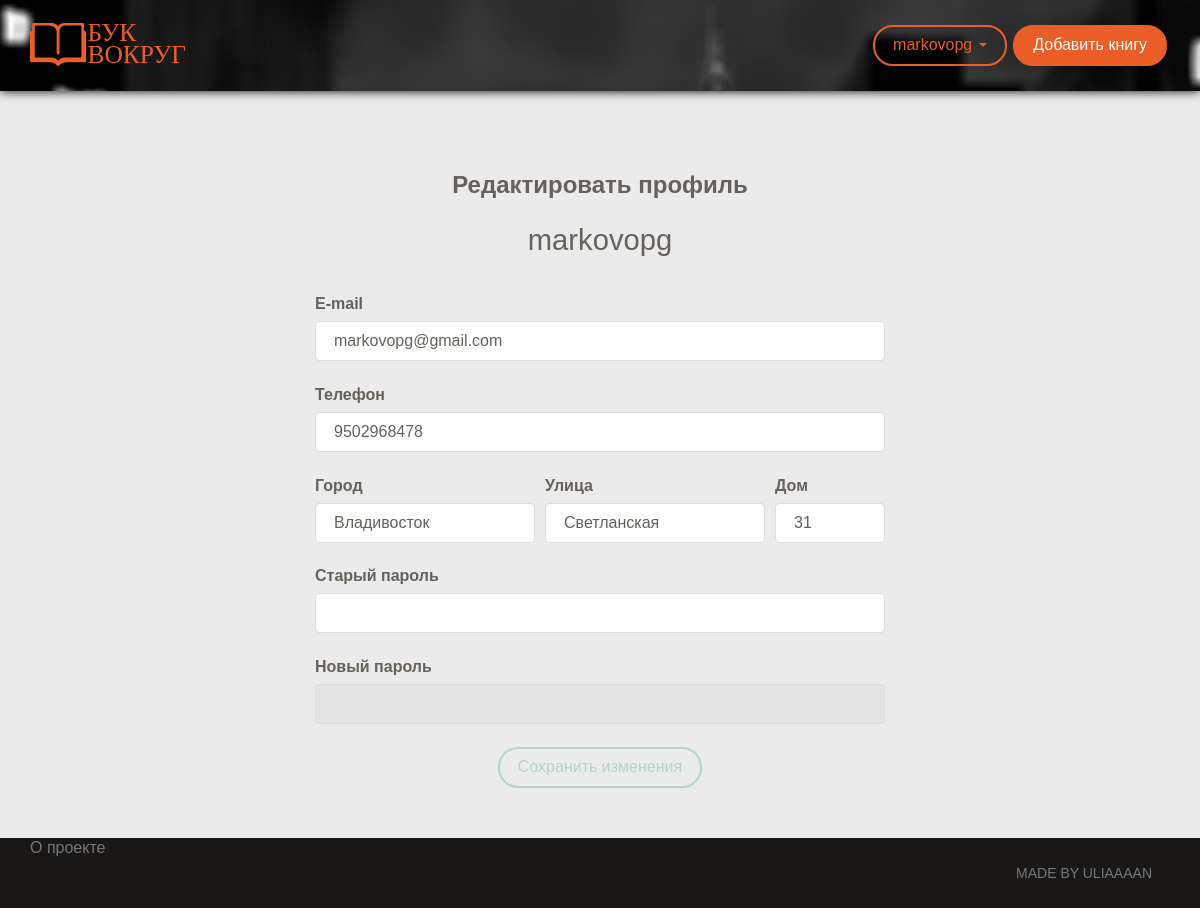
Screenshot of /settingsprofile.php (signed in) with the database file from the repository.
### tables this page shows
CREATE TABLE `users` (
  `id` int(11) NOT NULL,
  `login` varchar(50) NOT NULL,
  `password` varchar(50) NOT NULL,
  `email` varchar(50) NOT NULL,
  `telephone` varchar(10) NOT NULL,
  `city_id` int(10) NOT NULL,
  `street` varchar(50) NOT NULL,
  `building` varchar(10) NOT NULL
);

CREATE TABLE `citys` (
  `id` int(10) NOT NULL,
  `city` varchar(50) NOT NULL
);

### functions.php (called while the page is built, shortened)
<?
	$connect = mysqli_connect('localhost', 'root', '12345678','bookvokrug');
if ($_SESSION['userlogin']) {
	$userlogin = $_SESSION['userlogin'];
	$userdatequery = $connect->query("SELECT * FROM `users` WHERE `login` = '$userlogin'");
	$userdatequery_mass = mysqli_fetch_assoc($userdatequery);
    $useremail = $userdatequery_mass['email'];
    $usertelephone = $userdatequery_mass['telephone'];
    $userstreet = $userdatequery_mass['street'];
    $userbuilding = $userdatequery_mass['building'];
}
	if ($_SESSION['userlogin']) {
		$userlogin = $_SESSION['userlogin'];
		$userdatequery = $connect->query("SELECT * FROM `users` WHERE `login` = '$userlogin'");
		$userdatequery_mass = mysqli_fetch_assoc($userdatequery);
	    $usercity_id = $userdatequery_mass['city_id'];
	    $usercity_query = $connect->query("SELECT `city` FROM `citys` WHERE `id` = '$usercity_id'");
		$usercity_id_true = mysqli_fetch_assoc($usercity_query);
	    $usercity = $usercity_id_true['city'];
	}
?>

### settingsprofile.php (the view, shortened to what this page needs)
<? include ('header.php') ?>
<? if ($_SESSION['userlogin']) { ?>
<section id="edit-profile" class="section-with-space">
	<div class="container edit-profile-block">
		<h4 class="text-center">Редактировать профиль</h4>
		<form method="post" class="form">
			<div class="text-center"><h3><? echo $userlogin ?></h3></div><br>
			<label>E-mail</label>
			<input name="email" type="email" id="email" maxlength="50" class="form-control" placeholder="E-mail" value="<? echo $useremail ?>"><div class="reg-red-text" ></div><br>
			<label>Телефон</label>
			<input name="telephone" type="text" id="telephone" maxlength="10" class="form-control" placeholder="Номер телефона без 8" value="<? echo $usertelephone ?>"><div class="reg-red-text"></div><br>
			<div class="display-flex">
			    <div class="ui-widget input-city-with-error">
					<label>Город</label>
			    	<input name="city" type="text" id="city" maxlength="40" class="form-control input-city" placeholder="Город" value="<? echo $usercity ?>"><div class="reg-red-text"></div>
			    </div>
			    <div class="input-street-with-error">
			    	<label>Улица</label>
			    	<input name="street" type="text" id="street" maxlength="50" class="form-control input-street" placeholder="Улица" value="<? echo $userstreet ?>"><div class="reg-red-text"></div>
			    </div>
			    <div class="input-building-with-error">
					<label>Дом</label>
			    	<input name="building" type="text" id="building" maxlength="10" class="form-control input-building" placeholder="Дом" value="<? echo $userbuilding ?>">
			    </div>
			</div><br>
			<label>Старый пароль</label>
			<input name="passwordlate" type="password" id="passwordlate" maxlength="50" class="form-control"><div class="reg-red-text"></div><br>
			<label>Новый пароль</label>
			<input name="passwordnew" type="password" id="passwordnew" maxlength="50" class="form-control" disabled><div class="reg-red-text"></div><br>
			<button name="submit" type="submit" id="submitredact" class="btn btn-success center-block" disabled>Сохранить изменения</button>
		</form>
	</div>
</section>
<? } else {
    header("Location: / ");
    } ?>
<? include ('footer.php') ?>

### assets/css/main.css (style rules this page uses)
html { position: relative; min-height: 100%; }
body { margin-bottom: 60px; padding-right: 0px !important; background-color: #EBEBEB; }
.display-flex { display: flex; width: 100%; }
.ui-autocomplete-input { z-index: 10 !important; }
.input-city-with-error { width: 40%; }
.input-street-with-error { width: 40%; margin: 0 10px; }
.input-building-with-error { width: 20%; }
#edit-profile h4 { margin: 20px 0; }
.edit-profile-block { max-width: 600px; }

### rows the page displays
users: email "markovopg@gmail.com", telephone "9502968478", street "Светланская", building "31"
citys: city "Владивосток"

### other values shown
$_SESSION['userlogin'] "markovopg"
$userlogin "markovopg"
